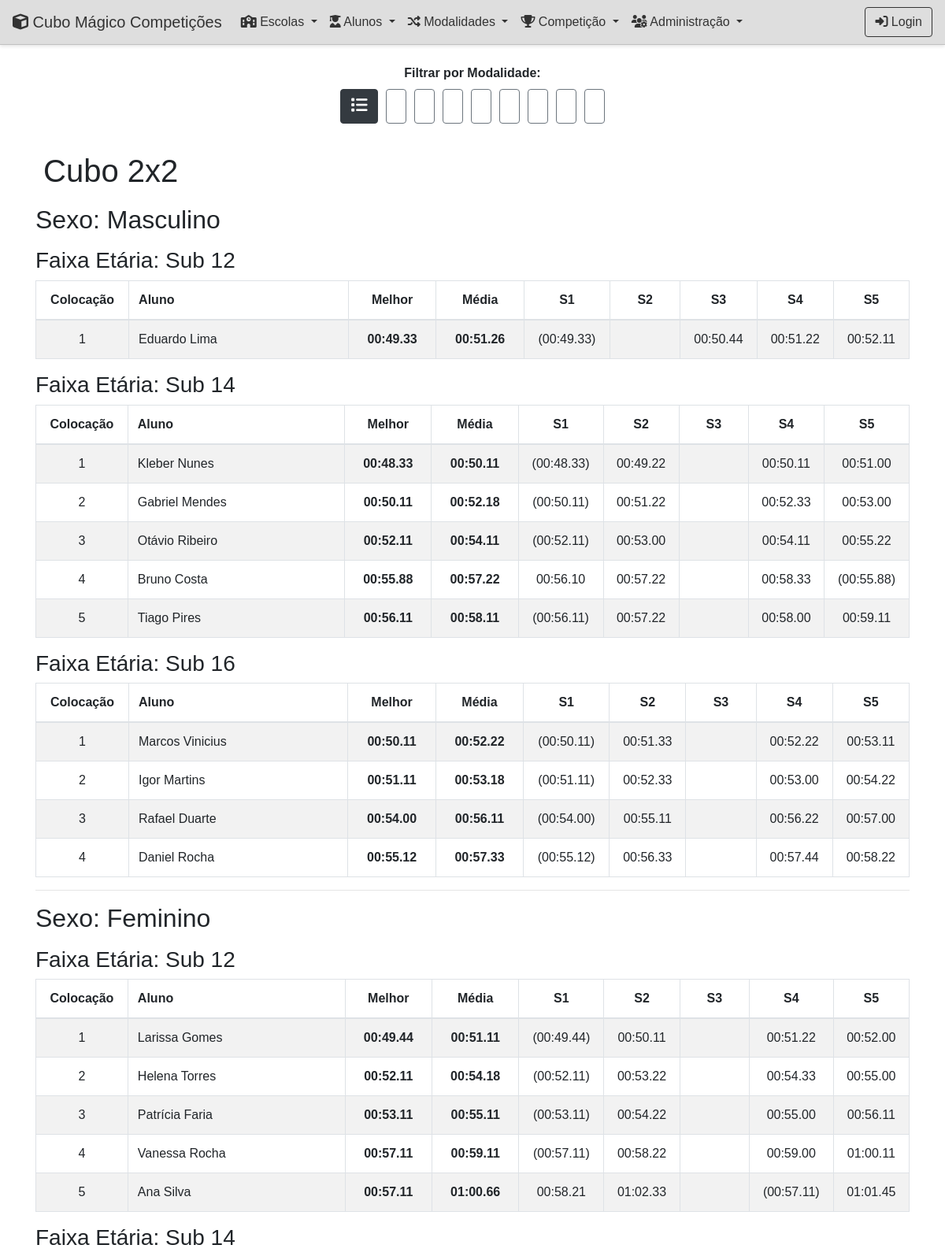
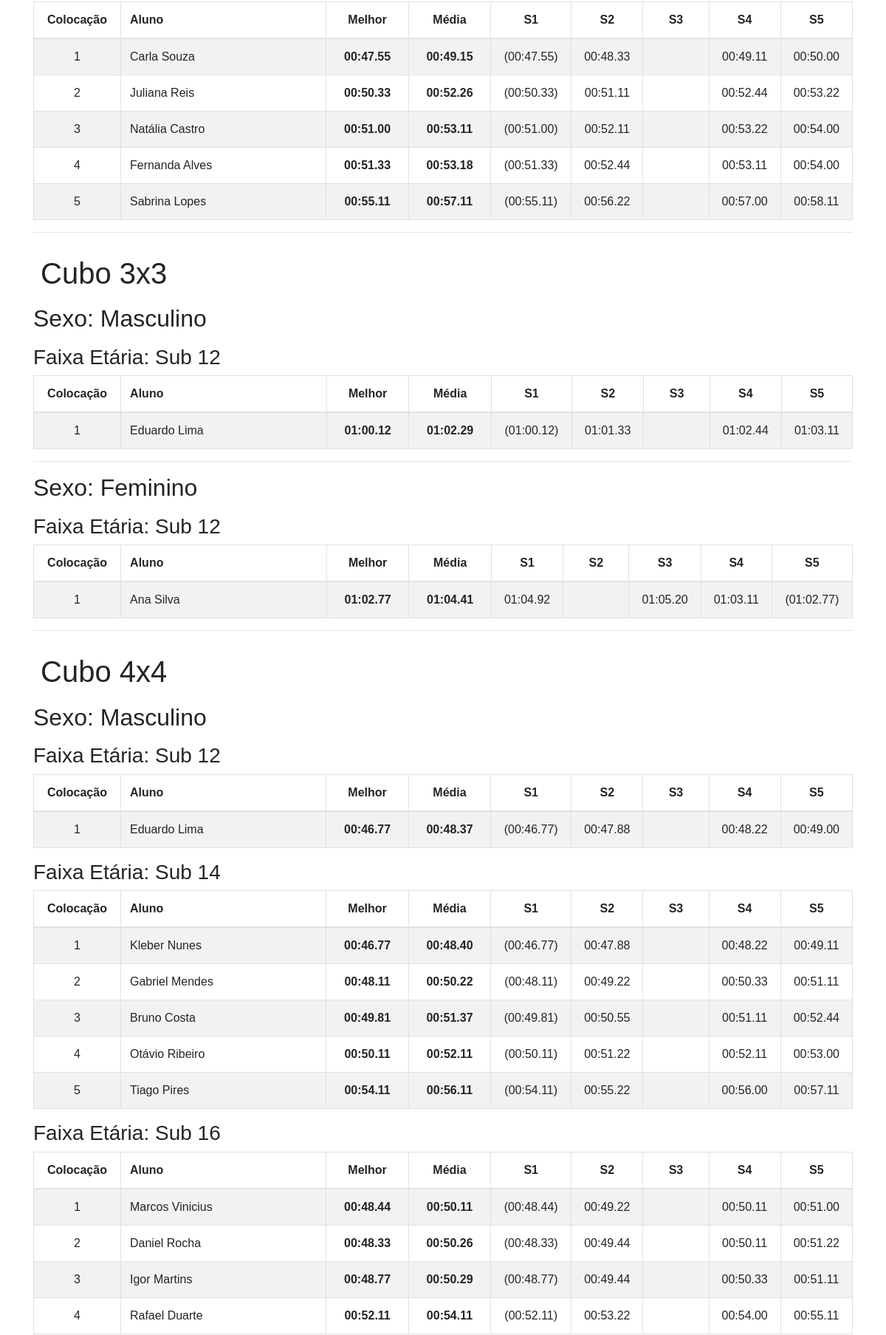
/lista_resultados.php (upper part), run on the app's committed database (2 pictures, top to bottom).
### tables this page shows
CREATE TABLE `alunos` (
    `id` int(11) NOT NULL AUTO_INCREMENT,
    `nome` varchar(255) NOT NULL,
    `idade` int(11) NOT NULL,
    `sexo` int(11) NOT NULL,
    `escola` int(11) NOT NULL,
    PRIMARY KEY (`id`),
    FOREIGN KEY(`SEXO`) REFERENCES `sexo`(`id`),
    FOREIGN KEY(`escola`) REFERENCES `escolas`(`id`)
 );

CREATE TABLE `alunomodalidadesolver` (
    `id` int(11) NOT NULL AUTO_INCREMENT,
    `aluno` int(11) NOT NULL,
    `modalidade` int(11) NOT NULL,
    `solver1` varchar(255) NOT NULL,
    `solver2` varchar(255) NOT NULL,
    `solver3` varchar(255) NOT NULL,
    `solver4` varchar(255) NOT NULL,
    `solver5` varchar(255) NOT NULL,
    PRIMARY KEY (`id`),
    FOREIGN KEY (`aluno`) REFERENCES `alunos` (`id`),
    FOREIGN KEY (`modalidade`) REFERENCES `modalidades` (`id`),
    CONSTRAINT `uk_aluno_modalidade` UNIQUE (`aluno`, `modalidade`)
);

### public/lista_resultados.php (the view, shortened to what this page needs)
<?php
include '../includes/db_connection.php';
function time_to_float($time_str) {
    $time_str = trim((string)$time_str);
    if (empty($time_str) || strtoupper($time_str) == 'DNF' || $time_str == '0') {
        return 999999.0;
    }
    if (strpos($time_str, ':') !== false) {
        list($minutes, $seconds_ms) = explode(':', $time_str);
        return ((int)$minutes * 60) + (float)$seconds_ms;
    }
    return (float)$time_str;
}
function float_to_time($avg_seconds) {
    $avg_seconds = round($avg_seconds, 2);
    $minutos = floor($avg_seconds / 60);
    $segundosInt = floor($avg_seconds - $minutos * 60);
    $centesimos = round(($avg_seconds - $minutos * 60 - $segundosInt) * 100);
    return sprintf('%02d:%02d.%02d', $minutos, $segundosInt, $centesimos);
}
function calculate_avg5(array $solvers) {
    $tempos_segundos = [];
    foreach ($solvers as $time_str) {
        $float_val = time_to_float($time_str);
        if ($float_val < 999999.0) {
            $tempos_segundos[] = $float_val;
        }
    }
    $count = count($tempos_segundos);
    $sum = array_sum($tempos_segundos);
    if ($count == 3) {
        $sum_to_average = $sum;
    } else {
        $least = min($tempos_segundos);
        $sum_to_average = $sum - $least;
    }
    $avg_seconds = $sum_to_average / 3;
    return float_to_time($avg_seconds);
}
function calculate_best_single(array $solvers) {
    $tempos_segundos = [];
    foreach ($solvers as $time_str) {
        $float_val = time_to_float($time_str);
        if ($float_val < 999999.0) {
            $tempos_segundos[] = $float_val;
        }
    }
    $best_single_seconds = min($tempos_segundos);
    return float_to_time($best_single_seconds);
}
function obterFaixaEtaria($idade) {
    $idade = (int) $idade;
    if ($idade <= 8) { return "Sub 8"; }
    elseif ($idade >= 9 && $idade <= 10) { return "Sub 10"; }
    elseif ($idade >= 11 && $idade <= 12) { return "Sub 12"; }
    elseif ($idade >= 13 && $idade <= 14) { return "Sub 14"; }
    elseif ($idade >= 15 && $idade <= 16) { return "Sub 16"; }
    elseif ($idade >= 17 && $idade <= 18) { return "Sub 18"; }
    else { return "Adulto"; }
}
function get_modalidade_icon_suffix($modalidade_nome) {
    switch ($modalidade_nome) {
        case 'Cubo 2x2': return '222';
        case 'Cubo 3x3': return '333';
        case 'Cubo 3x3 OH': return '333oh';
        case 'Cubo 4x4': return '444';
        case 'Cubo 5x5': return '555';
        case 'Cubo Megaminx': return 'minx';
        case 'Cubo Pyraminx': return 'pyram';
        case 'Cubo Skewb': return 'skewb';
    }
}
function get_icon_html($modalidade_nome) {
    $icon_class_suffix = get_modalidade_icon_suffix($modalidade_nome);
    return $icon_class_suffix ? "<i class='cubing-icon event-{$icon_class_suffix}' style='margin-right: 10px; font-size: 1.2em; color: #333;'></i>" : '';
}
function formatar_solvers_ranking($solvers) {
    $tempos_str = [
        $solvers['solver1'], $solvers['solver2'], $solvers['solver3'],
        $solvers['solver4'], $solvers['solver5']
    ];
    $tempos_float = array_map('time_to_float', $tempos_str);
    $valid_solves_float = array_filter($tempos_float, function($t) { return $t < 999999.0; });
    $num_solves_validas = count($valid_solves_float);
    $melhor_float = min($valid_solves_float);
    $pior_float = max($valid_solves_float);
    $melhor_marcado = false;
    $pior_marcado = false;
    $resultados_formatados = [];
    foreach ($tempos_str as $index => $time_str) {
        $float_val = $tempos_float[$index];
        $display_str = empty($time_str) || $time_str == '0' ? '' : htmlspecialchars($time_str);
        $formatado = $display_str;
        if ($float_val < 999999.0) {
            if ($float_val == $melhor_float && !$melhor_marcado && $num_solves_validas >= 4) {
                $formatado = "(" . $display_str . ")";
                $melhor_marcado = true;
            }
            elseif ($float_val == $pior_float && !$pior_marcado && $num_solves_validas == 5) {
                $formatado = "(" . $display_str . ")";
                $pior_marcado = true;
            }
        } else {
             if ($num_solves_validas >= 4) {
                 $formatado = '';
             }
        }
        $resultados_formatados[] = $formatado;
    }
    return $resultados_formatados;
}
$filtro_modalidade_id = isset($_GET['modalidade_id']) && $_GET['modalidade_id'] !== '' ? $_GET['modalidade_id'] : 'all';
$sql_modalidades = "SELECT id, nome FROM modalidades ORDER BY nome";
$modalidades_list = $pdo->query($sql_modalidades)->fetchAll(PDO::FETCH_ASSOC);
$where_clause = '';
include '../includes/layout_top.php';
include '../includes/header.php';
$sql = "SELECT
    m.id AS modalidade_id,
    m.nome AS modalidade,
    a.nome AS aluno,
    a.sexo,
    a.idade,
    ams.solver1,
    ams.solver2,
    ams.solver3,
    ams.solver4,
    ams.solver5
FROM alunomodalidadesolver ams
INNER JOIN alunos a ON ams.aluno = a.id
INNER JOIN modalidades m ON ams.modalidade = m.id
-- Filtra para ter pelo menos 4 solves válidas para calcular a média
WHERE ( (solver1<>'') + (solver2<>'') + (solver3<>'') + (solver4<>'') + (solver5<>'') ) >= 4
{$where_clause}
ORDER BY m.nome, a.sexo, a.nome";
$result = $pdo->query($sql);
$listasPorModalidade = array();
while ($row = $result->fetch(PDO::FETCH_ASSOC)) {
    $solvers_array = [
        $row['solver1'], $row['solver2'], $row['solver3'],
        $row['solver4'], $row['solver5']
    ];
    $row['melhor'] = calculate_best_single($solvers_array);
    $row['melhor_float'] = time_to_float($row['melhor']);
    $row['media'] = calculate_avg5($solvers_array);
    $row['media_float'] = time_to_float($row['media']);
    $modalidade = $row["modalidade"];
    $sexo = ($row["sexo"] == '1') ? "Masculino" : "Feminino";
    $faixaEtaria = obterFaixaEtaria($row["idade"]);
    if (!isset($listasPorModalidade[$modalidade])) {
        $listasPorModalidade[$modalidade] = array();
    }
    if (!isset($listasPorModalidade[$modalidade][$sexo])) {
        $listasPorModalidade[$modalidade][$sexo] = array();
    }
    if (!isset($listasPorModalidade[$modalidade][$sexo][$faixaEtaria])) {
        $listasPorModalidade[$modalidade][$sexo][$faixaEtaria] = array();
    }
    $listasPorModalidade[$modalidade][$sexo][$faixaEtaria][] = $row;
}
?>
<main class="container">
    <div class="mt-4 mb-4">
        <label class="d-block mb-2 text-center" style="font-weight: bold;">Filtrar por Modalidade:</label>
        <div class="icon-filter-group">
            <a href="?modalidade_id=all"
               class="<?php echo ($filtro_modalidade_id === 'all') ? 'active' : ''; ?>"
               title="Todas as Modalidades">
                <i class="fas fa-list"></i>
            </a>
            <?php foreach ($modalidades_list as $mod):
                $icon_suffix = get_modalidade_icon_suffix($mod['nome']);
                $is_active = ((string)$filtro_modalidade_id === (string)$mod['id']);
                if ($icon_suffix):
            ?>
                <a href="?modalidade_id=<?php echo htmlspecialchars($mod['id']); ?>"
                   class="<?php echo $is_active ? 'active' : ''; ?>"
                   title="<?php echo htmlspecialchars($mod['nome']); ?>">
                </a>
            <?php
                endif;
            endforeach; ?>
        </div>
    </div>
    <?php
    $ordemFaixas = [
        "Sub 8", "Sub 10", "Sub 12", "Sub 14", "Sub 16", "Sub 18", "Adulto"
    ];
    foreach ($listasPorModalidade as $modalidade => $dadosPorSexo) {
        $icon_html = get_icon_html($modalidade);
        echo "<h1 class='mt-4'>{$icon_html}" . htmlspecialchars($modalidade) . "</h1>";
        foreach ($dadosPorSexo as $sexo => $dadosPorFaixaEtaria) {
            echo "<h2 class='mt-3'>Sexo: " . htmlspecialchars($sexo) . "</h2>";
            uksort($dadosPorFaixaEtaria, function ($a, $b) use ($ordemFaixas) {
                $posA = array_search($a, $ordemFaixas);
                $posB = array_search($b, $ordemFaixas);
                return $posA <=> $posB;
            });
            foreach ($dadosPorFaixaEtaria as $faixaEtaria => $listaDeAlunos) {
                usort($listaDeAlunos, function ($a, $b) {
                    $time_a = $a["media_float"];
                    $time_b = $b["media_float"];
                    return $time_a <=> $time_b;
                });
                if (count($listaDeAlunos) > 0) {
                    echo "<h3 class='mt-3'>Faixa Etária: " . htmlspecialchars($faixaEtaria) . "</h3>";
                    echo '<table class="table table-striped table-bordered ranking-table">
                        <thead>
                            <tr>
                                <th>Colocação</th>
                                <th>Aluno</th>
                                <th>Melhor</th>
                                <th>Média</th>
                                <th>S1</th>
                                <th>S2</th>
                                <th>S3</th>
                                <th>S4</th>
                                <th>S5</th>
                            </tr>
                        </thead>
                        <tbody>';
                    $colocacao = 1;
                    foreach ($listaDeAlunos as $aluno) {
                        $solvers_formatadas = formatar_solvers_ranking([
                            'solver1' => $aluno["solver1"],
                            'solver2' => $aluno["solver2"],
                            'solver3' => $aluno["solver3"],
                            'solver4' => $aluno["solver4"],
                            'solver5' => $aluno["solver5"]
                        ]);
                        echo "<tr>";
                        echo "<td>" . $colocacao . "</td>";
                        echo "<td style='text-align: left;'>" . htmlspecialchars($aluno["aluno"]) . "</td>";
                        echo "<td><strong>" . htmlspecialchars($aluno["melhor"]) . "</strong></td>";
                        echo "<td><strong>" . htmlspecialchars($aluno["media"]) . "</strong></td>";
                        echo "<td>" . $solvers_formatadas[0] . "</td>";
                        echo "<td>" . $solvers_formatadas[1] . "</td>";
                        echo "<td>" . $solvers_formatadas[2] . "</td>";
                        echo "<td>" . $solvers_formatadas[3] . "</td>";
                        echo "<td>" . $solvers_formatadas[4] . "</td>";
                        echo "</tr>";
                        $colocacao++;
                    }
                    echo '</tbody>
                    </table>';
                }
            }
            echo "<hr>";
        }
    }
    ?>
</main>
<?php include '../includes/layout_bottom.php'; ?>

### data on the page
alunos: idade "Sub 12", sexo "Feminino"
alunomodalidadesolver: aluno.nome "Eduardo Lima", solver1 "00:49.33", media "00:51.26", solvers_formatadas "(00:49.33)", solver3 "00:50.44", solver4 "00:51.22", solver5 "00:52.11"
alunomodalidadesolver: aluno.nome "Kleber Nunes", solver1 "00:48.33", solver4 "00:50.11", solvers_formatadas "(00:48.33)", solvers_formatadas "00:49.22", solvers_formatadas "00:50.11", solvers_formatadas "00:51.00"
alunomodalidadesolver: aluno.nome "Gabriel Mendes", solver1 "00:50.11", media "00:52.18", solvers_formatadas "(00:50.11)", solver2 "00:51.22", solver4 "00:52.33", solver5 "00:53.00"
alunomodalidadesolver: aluno.nome "Otávio Ribeiro", solver1 "00:52.11", solver4 "00:54.11", solvers_formatadas "(00:52.11)", solver2 "00:53.00", solver5 "00:55.22"
alunomodalidadesolver: aluno.nome "Bruno Costa", solver5 "00:55.88", solver2 "00:57.22", solver1 "00:56.10", solver4 "00:58.33", solvers_formatadas "(00:55.88)"
alunomodalidadesolver: aluno.nome "Tiago Pires", solver1 "00:56.11", media "00:58.11", solvers_formatadas "(00:56.11)", solver2 "00:57.22", solver4 "00:58.00", solver5 "00:59.11"
alunomodalidadesolver: aluno.nome "Marcos Vinicius", solver1 "00:50.11", solver4 "00:52.22", solvers_formatadas "(00:50.11)", solver2 "00:51.33", solver5 "00:53.11"
alunomodalidadesolver: aluno.nome "Igor Martins", solver1 "00:51.11", media "00:53.18", solvers_formatadas "(00:51.11)", solver2 "00:52.33", solver4 "00:53.00", solver5 "00:54.22"
alunomodalidadesolver: aluno.nome "Rafael Duarte", solver1 "00:54.00", media "00:56.11", solvers_formatadas "(00:54.00)", solvers_formatadas "00:55.11", solvers_formatadas "00:56.22", solvers_formatadas "00:57.00"
alunomodalidadesolver: aluno.nome "Daniel Rocha", solver1 "00:55.12", media "00:57.33", solvers_formatadas "(00:55.12)", solver2 "00:56.33", solver4 "00:57.44", solver5 "00:58.22"
alunomodalidadesolver: aluno.nome "Larissa Gomes", solver1 "00:49.44", media "00:51.11", solvers_formatadas "(00:49.44)", solver2 "00:50.11", solver4 "00:51.22", solver5 "00:52.00"
alunomodalidadesolver: aluno.nome "Helena Torres", solver1 "00:52.11", media "00:54.18", solvers_formatadas "(00:52.11)", solver2 "00:53.22", solver4 "00:54.33", solver5 "00:55.00"
alunomodalidadesolver: aluno.nome "Patrícia Faria", solver1 "00:53.11", media "00:55.11", solvers_formatadas "(00:53.11)", solver2 "00:54.22", solver4 "00:55.00", solver5 "00:56.11"
alunomodalidadesolver: aluno.nome "Vanessa Rocha", solver1 "00:57.11", media "00:59.11", solvers_formatadas "(00:57.11)", solver2 "00:58.22", solver4 "00:59.00", solver5 "01:00.11"
alunomodalidadesolver: aluno.nome "Ana Silva", solver4 "00:57.11", media "01:00.66", solver1 "00:58.21", solver2 "01:02.33", solvers_formatadas "(00:57.11)", solver5 "01:01.45"
alunomodalidadesolver: aluno.nome "Carla Souza", solver1 "00:47.55", media "00:49.15", solvers_formatadas "(00:47.55)", solver2 "00:48.33", solver4 "00:49.11", solver5 "00:50.00"
alunomodalidadesolver: aluno.nome "Juliana Reis", solver1 "00:50.33", media "00:52.26", solvers_formatadas "(00:50.33)", solver2 "00:51.11", solver4 "00:52.44", solver5 "00:53.22"
alunomodalidadesolver: aluno.nome "Natália Castro", solver1 "00:51.00", media "00:53.11", solvers_formatadas "(00:51.00)", solvers_formatadas "00:52.11", solvers_formatadas "00:53.22", solvers_formatadas "00:54.00"
alunomodalidadesolver: aluno.nome "Fernanda Alves", solver1 "00:51.33", media "00:53.18", solvers_formatadas "(00:51.33)", solver2 "00:52.44", solver4 "00:53.11", solver5 "00:54.00"
alunomodalidadesolver: aluno.nome "Sabrina Lopes", solver1 "00:55.11", media "00:57.11", solvers_formatadas "(00:55.11)", solver2 "00:56.22", solver4 "00:57.00", solver5 "00:58.11"
alunomodalidadesolver: aluno.nome "Eduardo Lima", solver1 "01:00.12", media "01:02.29", solvers_formatadas "(01:00.12)", solver2 "01:01.33", solver4 "01:02.44", solver5 "01:03.11"
alunomodalidadesolver: aluno.nome "Ana Silva", solver5 "01:02.77", media "01:04.41", solver1 "01:04.92", solver3 "01:05.20", solver4 "01:03.11", solvers_formatadas "(01:02.77)"
alunomodalidadesolver: aluno.nome "Eduardo Lima", solver1 "00:46.77", media "00:48.37", solvers_formatadas "(00:46.77)", solver2 "00:47.88", solver4 "00:48.22", solver5 "00:49.00"
alunomodalidadesolver: aluno.nome "Kleber Nunes", solver1 "00:46.77", media "00:48.40", solvers_formatadas "(00:46.77)", solver2 "00:47.88", solver4 "00:48.22", solver5 "00:49.11"
alunomodalidadesolver: aluno.nome "Gabriel Mendes", solver1 "00:48.11", media "00:50.22", solvers_formatadas "(00:48.11)", solver2 "00:49.22", solver4 "00:50.33", solver5 "00:51.11"
alunomodalidadesolver: aluno.nome "Bruno Costa", solver1 "00:49.81", media "00:51.37", solvers_formatadas "(00:49.81)", solver2 "00:50.55", solver4 "00:51.11", solver5 "00:52.44"
alunomodalidadesolver: aluno.nome "Otávio Ribeiro", solver1 "00:50.11", solver4 "00:52.11", solvers_formatadas "(00:50.11)", solver2 "00:51.22", solver5 "00:53.00"
alunomodalidadesolver: aluno.nome "Tiago Pires", solver1 "00:54.11", media "00:56.11", solvers_formatadas "(00:54.11)", solvers_formatadas "00:55.22", solvers_formatadas "00:56.00", solvers_formatadas "00:57.11"
alunomodalidadesolver: aluno.nome "Marcos Vinicius", solver1 "00:48.44", solver4 "00:50.11", solvers_formatadas "(00:48.44)", solvers_formatadas "00:49.22", solvers_formatadas "00:50.11", solvers_formatadas "00:51.00"
alunomodalidadesolver: aluno.nome "Daniel Rocha", solver1 "00:48.33", media "00:50.26", solvers_formatadas "(00:48.33)", solvers_formatadas "00:49.44", solvers_formatadas "00:50.11", solvers_formatadas "00:51.22"
alunomodalidadesolver: aluno.nome "Igor Martins", solver1 "00:48.77", media "00:50.29", solvers_formatadas "(00:48.77)", solver2 "00:49.44", solver4 "00:50.33", solver5 "00:51.11"
alunomodalidadesolver: aluno.nome "Rafael Duarte", solver1 "00:52.11", media "00:54.11", solvers_formatadas "(00:52.11)", solver2 "00:53.22", solver4 "00:54.00", solver5 "00:55.11"

### other printed values
$modalidade "Cubo 2x2"
$sexo "Masculino"
$faixaEtaria "Sub 14"
$faixaEtaria "Sub 16"
$modalidade "Cubo 3x3"
$modalidade "Cubo 4x4"
